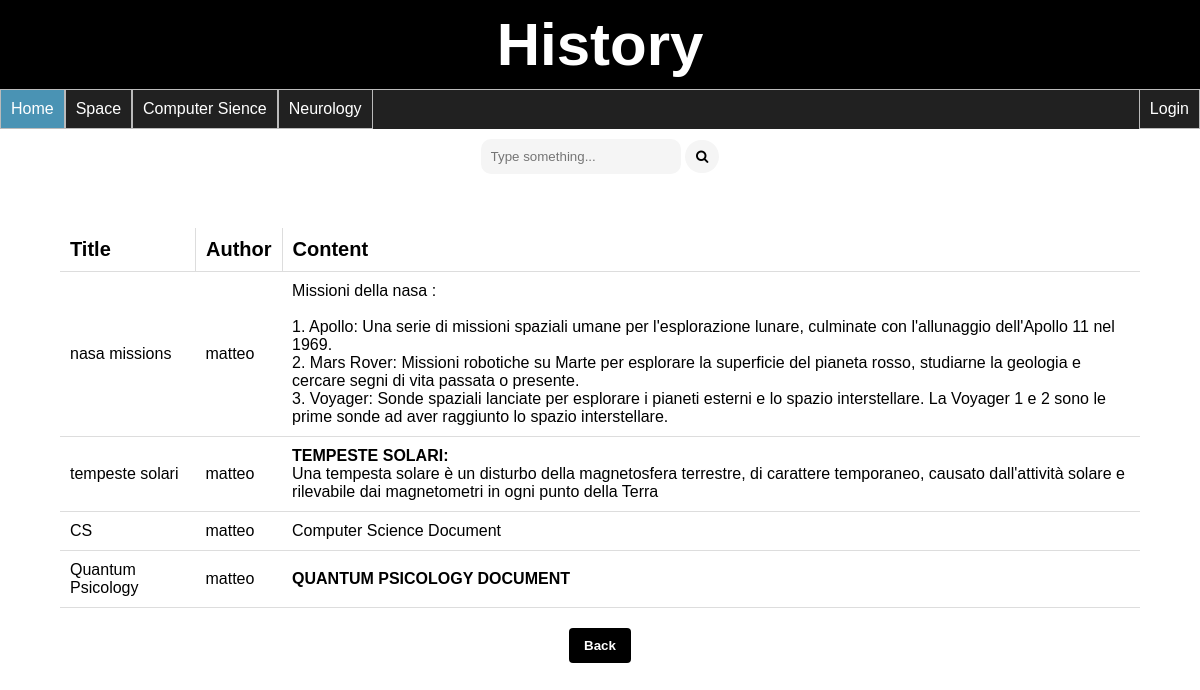
The page /pages/history.php on the database its author committed.
### tables this page shows
CREATE TABLE `documents` (
  `ID` int(11) NOT NULL,
  `tag` enum('space','it','neuroscience') DEFAULT NULL,
  `title` varchar(100) NOT NULL,
  `username` varchar(100) NOT NULL,
  `path` varchar(100) NOT NULL,
  `file_name` varchar(120) NOT NULL,
  `content` varchar(5000) NOT NULL
);

### DataBase/DB.php (called while the page is built, shortened)
<?php
class DB {
    private $servername = "localhost";
    private $username = "root";
    private $password = "";
    private $dbname = "CommunityDatabase";
    private $conn;
    public function __construct() {
        $this->conn = new mysqli($this->servername, $this->username, $this->password, $this->dbname);
    }
    public function query($sql) {
        return $this->conn->query($sql);
    }
}
?>

### pages/history.php (the view, shortened to what this page needs)
<!DOCTYPE html>
<html>
    <head>
        <link rel="stylesheet" href="https://cdnjs.cloudflare.com/ajax/libs/font-awesome/4.7.0/css/font-awesome.min.css">
    </head>
    <?php
        if(!isset($_COOKIE['username'])) {
            $showLable = true;
        }
        else
        {
            $username = $_COOKIE['username'];
            $showButton = '<button class="iconBtn" style="margin-right:40px;" onclick="openForm()"><i class="fa fa-plus"></i></button>';
            $showLable = false;
            $showLogout = true;
            $response = "<h3>Home Page di $username</h3><br />";
        }
    require_once('../DataBase/DB.php');
    $DB = new DB();
    $history = [];
    $sql = "SELECT title, username, content FROM documents";
    $result = $DB->query($sql);
    if ($result->num_rows > 0) {
        while ($doc = $result->fetch_assoc()) {
            $document = [
                "username" => $doc['username'],
                "title" => $doc['title'],
                "content" => $doc['content']
            ];
            $history[] = $document;
        }
    }
    ?>
    <div class ="background">
    <header class="header">
            <div style="background-color: black;"><h1 class="title"><b>History</b></h1></div>
                <ul>
                    <li><a class="home" href="../index.php">Home</a></li>
                    <li><a href="space.php">Space</a></li>
                    <li><a href="IT.php">Computer Sience</a></li>
                    <li><a href="neuro.php">Neurology</a></li>
                    <li style="float:right; display: <?php echo $showLable ? 'block' : 'none'; ?>; "><a href="login.php">Login</a></li>
                </ul>
                <div class="box">
                    <form action="search.php" method ="POST">
                        <input type="search" name ="searchBar" placeholder="Type something...">
                        <button class ="buttonSearch" type="submit">
                            <i class="fa fa-search"></i>
                        </button>
                    </form>
                </div>
        </header>
        <body>
            <section>
                <form class="form">
                <table class="table">
                    <thead>
                        <tr>
                            <th>Title</th>
                            <th>Author</th>
                            <th style="border-right: none;">Content</th>
                        </tr>
                    </thead>
                    <tbody>
                        <?php foreach($history as $h) { ?>
                            <tr>
                                <td><?= $h['title'] ?></td>
                                <td><?= $h['username'] ?></td>
                                <td><?= $h['content'] ?></td>
                            </tr>
                        <?php } ?>
                    </tbody>
                </table>
                <button class ="btn"><a href="space.php">Back</a></button>
                </form>
            </section>
        </body>
    </div>
</html>

### pages/history.php (style rules this page uses)
* { margin: 0; padding: 0; font-family: Arial, Helvetica, sans-serif; }
header { position: fixed; top: 0; width: 100%; z-index: 999; }
h1 { text-align:center; font-size: 3vw; }
.form { bottom: 0; width: 90%;; border-radius:20px; justify-content: center; align-items: center; color:black; backdrop-filter: blur(10px); margin-bottom:100px; }
.background { background-position:center; background-size: 80%; }
section { min-height: 100vh; width:100%; display:flex; align-items: center; justify-content: center; text-align:center; margin-top:100px; }
a { text-decoration:none; color:white; }
.btn { padding:10px 15px; background-color: black; border: none; font-weight: bold; border-radius:4px; margin-bottom:10px; cursor:pointer; }
ul { list-style-type: none; margin: 0; padding: 0; overflow: hidden; background-color: #000000de; border-top:1px solid #bbb; }
li { float: left; border-left:1px solid #bbb; border-right:1px solid #bbb; border-bottom:1px solid #bbb; }
li a { display: block; color: white; text-align: center; padding: 10px 10px; text-decoration: none; }
.home { background-color: #4a93b4; }
.title { text-align:center; justify-content:center; padding-top:10px; padding-bottom:10px; font-size:60px; color:white; }
.table { width: 100%; border-collapse: collapse; margin-bottom: 20px; border-radius:20px; }
th, td { padding: 10px; text-align: left; border-bottom: 1px solid #ddd; }
th { font-weight:bold; font-size:20px; border-right: 1px solid #ddd; }
body { text-align:center; }
.box { height: 30px; cursor:pointer; align-items: center; padding: 10px 20px; background:transparent ; border-radius: 30px; }
.box input { width:200px; height: 35px; border-radius: 10px; background-color: #fff; outline:none; border:none; background-color: whitesmoke; transition: 800ms; padding-left: 10px; padding-right: 10px; }
.buttonSearch { color: black; background-color: whitesmoke; font-weight:bold; padding: 9px 11px; border-radius:20px; text-decoration: none; border:none; cursor:pointer; }

### rows shown on the page
documents: title "nasa missions", username "matteo", content "Missioni della nasa : 1. Apollo: Una serie di missioni spaziali umane per l'esplorazione lunare, culminate con l'allunaggio dell'Apollo 11 nel 1969. 2. Mars Rover: Missioni robotiche su Marte per esplorare la superficie del pianeta rosso, studiarne la geologia e cercare segni di vita passata o presente. 3. Voyager: Sonde spaziali lanciate per esplorare i pianeti esterni e lo spazio interstellare. La Voyager 1 e 2 sono le prime sonde ad aver raggiunto lo spazio interstellare."
documents: title "tempeste solari", username "matteo", content "TEMPESTE SOLARI: Una tempesta solare è un disturbo della magnetosfera terrestre, di carattere temporaneo, causato dall'attività solare e rilevabile dai magnetometri in ogni punto della Terra"
documents: title "CS", username "matteo", content "Computer Science Document"
documents: title "Quantum Psicology", username "matteo", content "QUANTUM PSICOLOGY DOCUMENT"
